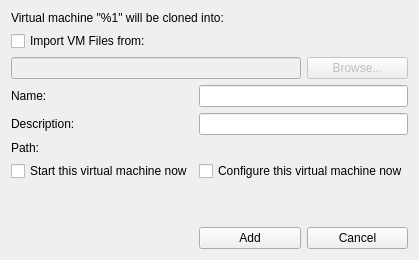
<?xml version="1.0" encoding="UTF-8"?>
<ui version="4.0">
 <class>ManagerVMAddDialog</class>
 <widget class="QDialog" name="ManagerVMAddDialog">
  <property name="windowModality">
   <enum>Qt::WindowModal</enum>
  </property>
  <property name="geometry">
   <rect>
    <x>0</x>
    <y>0</y>
    <width>541</width>
    <height>250</height>
   </rect>
  </property>
  <property name="sizePolicy">
   <sizepolicy hsizetype="Fixed" vsizetype="Fixed">
    <horstretch>0</horstretch>
    <verstretch>0</verstretch>
   </sizepolicy>
  </property>
  <property name="windowTitle">
   <string>Add a virtual machine</string>
  </property>
  <layout class="QGridLayout" name="gridLayout_2">
   <property name="sizeConstraint">
    <enum>QLayout::SetFixedSize</enum>
   </property>
   <item row="7" column="1" colspan="2">
    <widget class="QLineEdit" name="lineEdit_2"/>
   </item>
   <item row="6" column="0">
    <widget class="QLabel" name="label">
     <property name="text">
      <string>Name:</string>
     </property>
    </widget>
   </item>
   <item row="10" column="0" colspan="3">
    <spacer name="verticalSpacer">
     <property name="orientation">
      <enum>Qt::Vertical</enum>
     </property>
     <property name="sizeHint" stdset="0">
      <size>
       <width>20</width>
       <height>40</height>
      </size>
     </property>
    </spacer>
   </item>
   <item row="5" column="0" colspan="2">
    <widget class="QLineEdit" name="lineEdit_3">
     <property name="enabled">
      <bool>false</bool>
     </property>
    </widget>
   </item>
   <item row="5" column="2">
    <widget class="QPushButton" name="pushButtonBrowse">
     <property name="enabled">
      <bool>false</bool>
     </property>
     <property name="text">
      <string>Browse...</string>
     </property>
    </widget>
   </item>
   <item row="8" column="0">
    <widget class="QLabel" name="label_3">
     <property name="text">
      <string>Path:</string>
     </property>
    </widget>
   </item>
   <item row="7" column="0">
    <widget class="QLabel" name="label_2">
     <property name="text">
      <string>Description:</string>
     </property>
    </widget>
   </item>
   <item row="11" column="1">
    <widget class="QPushButton" name="pushButton">
     <property name="text">
      <string>Add</string>
     </property>
    </widget>
   </item>
   <item row="6" column="1" colspan="2">
    <widget class="QLineEdit" name="lineEdit"/>
   </item>
   <item row="11" column="2">
    <widget class="QPushButton" name="pushButton_2">
     <property name="text">
      <string>Cancel</string>
     </property>
    </widget>
   </item>
   <item row="8" column="1" colspan="2">
    <widget class="QLabel" name="labelPathDisplay">
     <property name="text">
      <string/>
     </property>
    </widget>
   </item>
   <item row="0" column="0" colspan="3">
    <widget class="QLabel" name="labelClone">
     <property name="text">
      <string>Virtual machine &quot;%1&quot; will be cloned into:</string>
     </property>
    </widget>
   </item>
   <item row="4" column="0" colspan="3">
    <widget class="QCheckBox" name="checkBoxImport">
     <property name="text">
      <string>Import VM Files from:</string>
     </property>
    </widget>
   </item>
   <item row="9" column="0">
    <widget class="QCheckBox" name="checkBoxStartVM">
     <property name="text">
      <string>Start this virtual machine now</string>
     </property>
    </widget>
   </item>
   <item row="9" column="1" colspan="2">
    <widget class="QCheckBox" name="checkBoxConfigureVM">
     <property name="text">
      <string>Configure this virtual machine now</string>
     </property>
    </widget>
   </item>
  </layout>
 </widget>
 <resources/>
 <connections/>
</ui>
